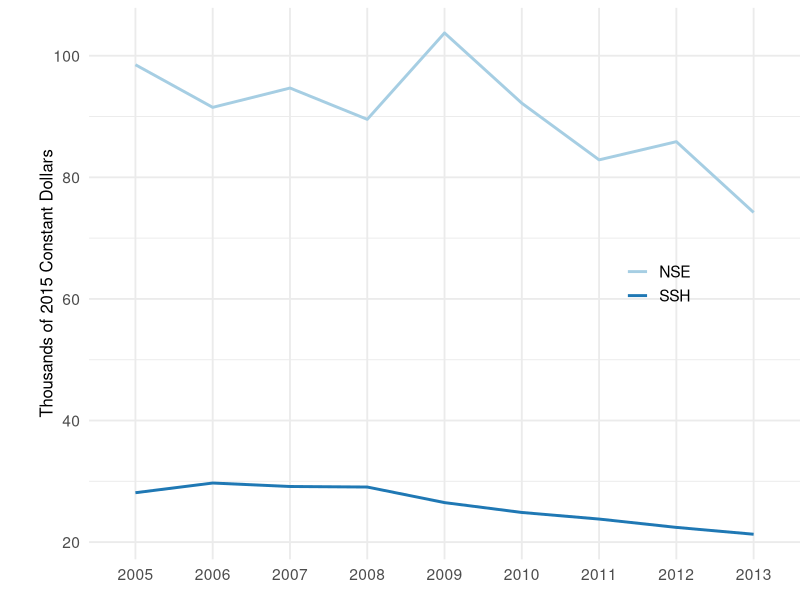
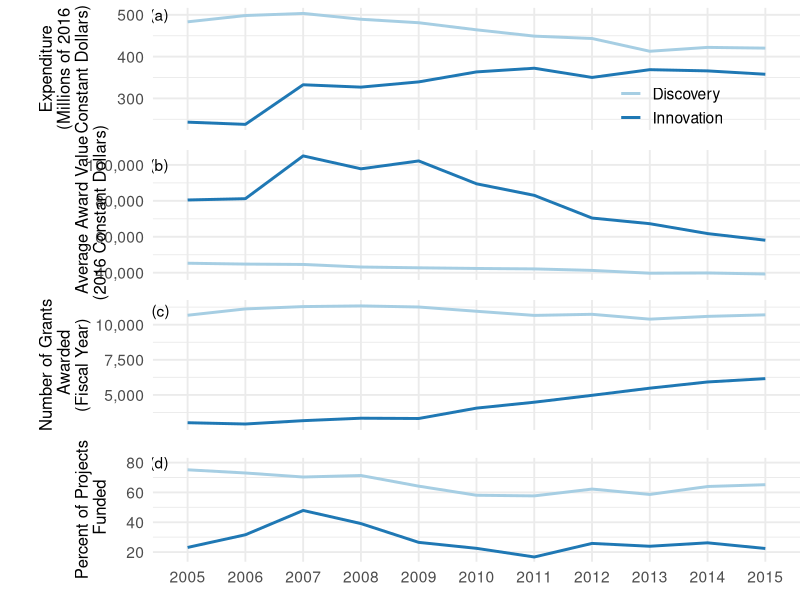
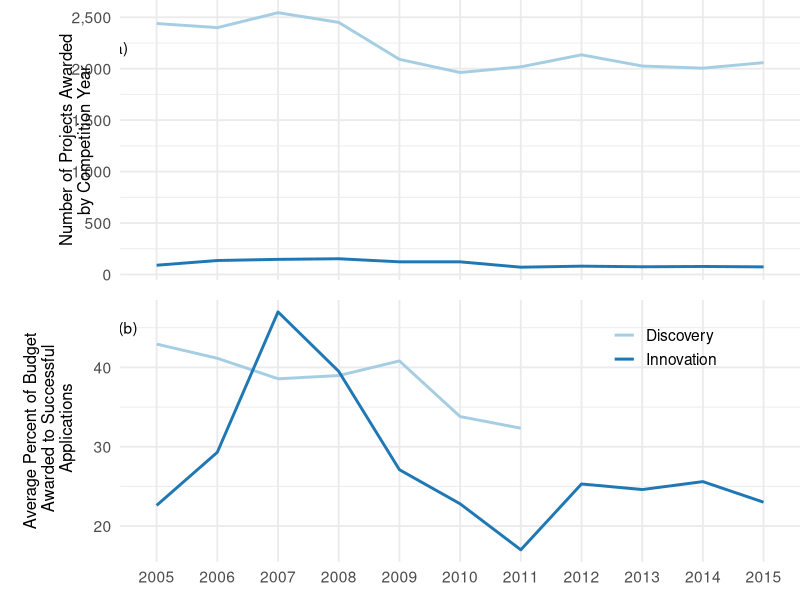
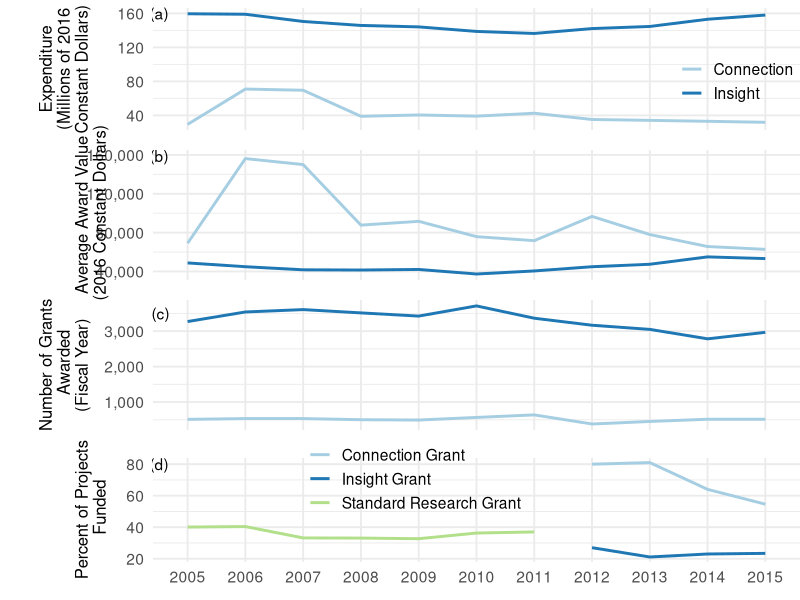
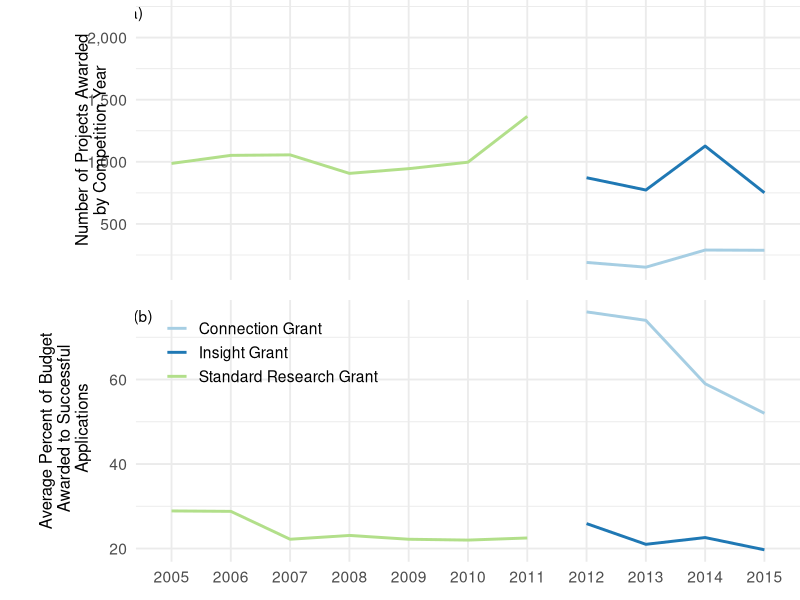
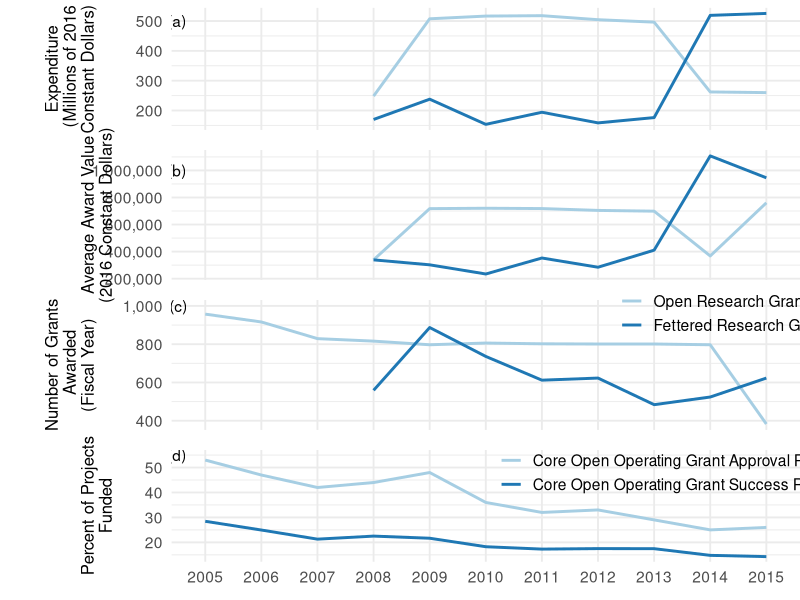

Reproduce these figures in R, in order.

### creating plots for Megan Dodd + Julia Baum for global young academy document
require(tidyr); require(scales); require(gridExtra); require(RColorBrewer); require(ggplot2); require(cowplot)


setwd("/Users/jpwrobinson/Google_Drive/R_PROJECTS_DATA/VISUALISATIONS/global-young-academy-gdp")
setwd("/Users/IMAC3/Google\ Drive/R_PROJECTS_DATA/VISUALISATIONS/global-young-academy-gdp")
setwd("/Users/kristinatietjen/Documents/git_hub/gya-research")
theme_set(theme_minimal(base_size=14))

palette(brewer.pal(n=8, name="Dark2"))

## read in data
dat1<-read.csv("data/from_James/part5-international-july/aug11/NSERC_grants_10Apr.csv", check.names=FALSE)
dat2<-read.csv("data/from_James/part5-international-july/aug11/SSHRC_grants_apr10.csv", check.names=FALSE)
dat3<-read.csv("data/from_James/part5-international-july/aug11/NSERC_success.csv", check.names=FALSE)
dat4<-read.csv("data/from_James/part5-international-july/aug11/SSHRC_success.csv", check.names=FALSE)
dat5<-read.csv("data/from_James/part5-international-july/aug11/CIHR_grants_Apr17.csv", check.names=FALSE)
dat6<-read.csv("data/from_James/part5-international-july/aug11/CIHR_success.csv", check.names=FALSE)
dat7<-read.csv("data/from_James/part5-international-july/aug11/highered_researchers.csv", check.names=FALSE)

#pdf(file="figures/GYA_agencydata_apr10_2017.pdf", height=7, width=11)
# png(file="figures/GYA_agencydata_aug11_2016.png", pointsize=20,height=900, width=1500)
#-----------------------#-----------------------#-----------------------
	#----------------------- GRAPH 1 #-----------------------
#-----------------------#-----------------------#-----------------------

# NSERC

#jpeg(file="figures/jpeg/apr2017/GYA_agencydata_3.1_apr10_2017.jpeg")


dat1<-gather(dat1,  Year, value, -panel, -Type)
dat1$value<-as.numeric(dat1$value)


ylabel <- "Expenditure\n (Millions of 2016 \nConstant Dollars)"
n1<-ggplot(dat1[dat1$panel=='top',], aes(Year, value, col=Type, group=Type)) + 
  geom_line(size=1) + #scale_x_continuous(breaks=NULL) + 
  labs(x="", y=ylabel) + 
  theme(legend.title=element_blank(),
  	plot.margin=unit(c(0.2,0,-0.2,0.8), "cm"),
  	 axis.title.y=element_text(hjust=0.5, vjust=-1,size=12),
  	 axis.text.x=element_blank(),
  	 strip.background = element_blank(),
  	 legend.position=c(0.8,0.2),
       strip.text.x = element_blank())  +
  scale_y_continuous(labels=comma) +
  scale_colour_manual(values=c(brewer.pal(2, name="Paired")), labels=c("Discovery", "Innovation"))+
    annotate("text", "2005", 500, label="(a)", hjust=2) 
  # facet_wrap(~Type, scales="free")+
  # guides(col=FALSE)

ylabel <- "Average Award Value\n (2016 Constant Dollars)"
n2<-ggplot(dat1[dat1$panel=='mid',], aes(Year, value, col=Type, group=Type)) + 
  geom_line(size=1) + #scale_x_continuous(breaks=NULL) + 
  labs(x="", y=ylabel) + 
  theme(legend.title=element_blank(),
  	plot.margin=unit(c(0,0,-0.2,0.45), "cm"),
  	 axis.title.y=element_text(hjust=0.5, vjust=-1,size=12),
  	 axis.text.x=element_blank(),
  	 strip.background = element_blank(),
  	 legend.position=c(0.8,0.8),
       strip.text.x = element_blank())  +
  scale_y_continuous(labels=comma)+
  scale_colour_manual(values=c(brewer.pal(2, name="Paired")))+
    annotate("text", "2005", 100000, label="(b)", hjust=2) +
  # facet_wrap(~Type, scales="free")+
  guides(col=FALSE)

ylabel <- "Number of Grants\n Awarded\n(Fiscal Year)"
n3<-ggplot(dat1[dat1$panel=='bot',], aes(Year, value, col=Type, group=Type)) + 
  geom_line(size=1) + #scale_x_continuous(breaks=NULL) + 
  labs(x="", y=ylabel) + 
  theme(legend.title=element_blank(),
  	plot.margin=unit(c(0,0,-0.2,0.2), "cm"),
  	 axis.title.y=element_text(hjust=0.5, vjust=-1,size=12),
  	 #axis.text.x=element_text(angle=0),
  	axis.text.x=element_blank(),
  	 strip.background = element_blank(),
  	 legend.position=c(0.8,0.1),
       strip.text.x = element_blank())  +
  scale_y_continuous(labels=comma)+
  scale_colour_manual(values=c(brewer.pal(2, name="Paired")))+
    annotate("text", "2005", 11000, label="(c)", hjust=2) +
  # facet_wrap(~Type, scales="free")+
  guides(col=FALSE)

#print(grid.arrange(g1, g2, g3, nrow=3))

#dev.off()

#-----------------------#-----------------------#-----------------------
#----------------------- GRAPH 2 #-----------------------
#-----------------------#-----------------------#-----------------------

# NSERC grants success

dat3<-read.csv("data/from_James/part5-international-july/aug11/NSERC_success.csv", check.names=FALSE)
dat3<-gather(dat3,  Year, value, -panel, -Type)
dat3$value<-as.numeric(dat3$value)
#dat3$star<-"nostar"
#dat3$star[dat3$Type=="Discovery Grants Success Rate" & dat3$Year%in%c('2012', '2013', '2014', '2015')]<-'star'
#dat3$star[dat3$Type=="Discovery Grants Number of Awards" & dat3$value%in%c(2135, 2026, 2005, 2059)]<-'star'



ylabel <- "Percent of Projects\n Funded"
n4<-ggplot(dat3[dat3$panel=='top',], aes(Year, value, col=Type, group=Type)) + 
  geom_line(size=1) + #scale_x_continuous(breaks=NULL) + 
  #geom_point(data=dat3[dat3$panel=='top' & dat3$star=='star',], aes(Year, value), col='red', shape=8)+
  labs(x="", y=ylabel) + 
  theme(legend.title=element_blank(),
        plot.margin=unit(c(0.2,0,-0.2,0.4), "cm"),
        axis.title.y=element_text(hjust=0.5, vjust=-1,size=12),
        #axis.text.x=element_blank(),
        axis.text.x=element_text(angle=0),
        strip.background = element_blank(),
        legend.position=c(0.9,0.4),
        strip.text.x = element_blank())  +
  scale_y_continuous(labels=comma) +
  scale_colour_manual(values=c(brewer.pal(2, name="Paired")), labels=c("Discovery", "Innovation"))+
  annotate("text", "2005", 80, label="(d)", hjust=2) +
# facet_wrap(~Type, scales="free")+
 guides(col=FALSE)

ylabel <- "Number of Projects Awarded\nby Competition Year"
n5<-ggplot(dat3[dat3$panel=='mid',], aes(Year, value, col=Type, group=Type)) + 
  geom_line(size=1) + #scale_x_continuous(breaks=NULL) + 
  #geom_point(data=dat3[dat3$panel=='mid' & dat3$star=='star',], aes(Year, value), col='red', shape=8)+
  labs(x="", y=ylabel) + 
  theme(legend.title=element_blank(),
        plot.margin=unit(c(0,0,-0.2,0.3), "cm"),
        axis.title.y=element_text(hjust=0.5, vjust=-1,size=12),
        axis.text.x=element_blank(),
        strip.background = element_blank(),
        legend.position=c(0.8,0.8),
        strip.text.x = element_blank())  +
  scale_y_continuous(labels=comma)+
  scale_colour_manual(values=c(brewer.pal(2, name="Paired")))+
  annotate("text", "2005", 2200, label="(a)", hjust=2.5) +
  # facet_wrap(~Type, scales="free")+
  guides(col=FALSE)

ylabel <- "Average Percent of Budget\n Awarded to Successful\n Applications"
n6<-ggplot(dat3[dat3$panel=='bot',], aes(Year, value, col=Type, group=Type)) + 
  geom_line(size=1) + #scale_x_continuous(breaks=NULL) + 
  labs(x="", y=ylabel) + 
  theme(legend.title=element_blank(),
        plot.margin=unit(c(0,0,-0.2,0.4), "cm"),
        axis.title.y=element_text(hjust=0.5, vjust=-1,size=12),
        axis.text.x=element_text(angle=0),
        strip.background = element_blank(),
        legend.position=c(0.8,0.82),
        strip.text.x = element_blank())  +
  scale_y_continuous(labels=comma)+
  scale_colour_manual(values=c(brewer.pal(2, name="Paired")), labels=c("Discovery", "Innovation"))+
  annotate("text", "2005", 45, label="(b)", hjust=2) #+
  # facet_wrap(~Type, scales="free")+
  #guides(col=FALSE)

library("cowplot")
#print(grid.arrange(g1, g2, g3, nrow=3))
#print(grid.arrange(n1, n2, n3, n4, heights=c(0.25,0.25,0.25,0.25), nrow=4))

pdf(file="figures/from_James/GYA_agencydata_3.1_4panels_apr29_2017.pdf", height=7, width=11)
plot_grid(n1, n2, n3, n4, align = "v", nrow = 4, rel_heights = c(1/4, 1/4, 1/4, 1/4))
dev.off()


pdf(file="figures/from_James/GYA_agencydata_b1_apr29_2017.pdf", height=7, width=11)
plot_grid(n5,n6, align="v", nrow = 2, rel_heights = c(1/2, 1/2))

dev.off()


#-----------------------#-----------------------#-----------------------
	#----------------------- GRAPH 3 #-----------------------
#-----------------------#-----------------------#-----------------------

# SSHRC
#pdf(file="figures/GYA_agencydata_3.2_apr10_2017.pdf", height=7, width=11)


dat2<-gather(dat2,  Year, value, -panel, -Type)
dat2$value<-as.numeric(dat2$value)


ylabel <- "Expenditure\n (Millions of 2016 \nConstant Dollars)"
s1<-ggplot(dat2[dat2$panel=='top',], aes(Year, value, col=Type, group=Type)) + 
  geom_line(size=1) + #scale_x_continuous(breaks=NULL) + 
  labs(x="", y=ylabel) + 
  theme(legend.title=element_blank(),
  	plot.margin=unit(c(0.2,0,-0.2,0.8), "cm"),
  	 axis.title.y=element_text(hjust=0.5, vjust=-1,size=12),
  	 axis.text.x=element_blank(),
  	 strip.background = element_blank(),
  	 legend.position=c(0.9,0.4),
       strip.text.x = element_blank())  +
  scale_y_continuous(labels=comma) +
  scale_colour_manual(values=c(brewer.pal(2, name="Paired")), labels=c("Connection", "Insight"))+
    annotate("text", "2005", 160, label="(a)", hjust=2) 
  # facet_wrap(~Type, scales="free")+
  # guides(col=FALSE)

ylabel <- "Average Award Value\n (2016 Constant Dollars)"
s2<-ggplot(dat2[dat2$panel=='mid',], aes(Year, value, col=Type, group=Type)) + 
  geom_line(size=1) + #scale_x_continuous(breaks=NULL) + 
  labs(x="", y=ylabel) + 
  theme(legend.title=element_blank(),
  	plot.margin=unit(c(0,0,-0.2,0.45), "cm"),
  	 axis.title.y=element_text(hjust=0.5, vjust=-1,size=12),
  	 axis.text.x=element_blank(),
  	 strip.background = element_blank(),
  	 legend.position=c(0.8,0.8),
       strip.text.x = element_blank())  +
  scale_y_continuous(labels=comma)+
  scale_colour_manual(values=c(brewer.pal(2, name="Paired")))+
    annotate("text", "2005", 159000, label="(b)", hjust=2) +
  # facet_wrap(~Type, scales="free")+
  guides(col=FALSE)

ylabel <- "Number of Grants\n Awarded\n(Fiscal Year)"
s3<-ggplot(dat2[dat2$panel=='bot',], aes(Year, value, col=Type, group=Type)) + 
  geom_line(size=1) + #scale_x_continuous(breaks=NULL) + 
  labs(x="", y=ylabel) + 
  theme(legend.title=element_blank(),
  	plot.margin=unit(c(0,0,-0.2,0.4), "cm"),
  	 axis.title.y=element_text(hjust=0.5, vjust=-1,size=12),
  	 axis.text.x=element_blank(),
  	 strip.background = element_blank(),
  	 legend.position=c(0.8,0.1),
       strip.text.x = element_blank())  +
  scale_y_continuous(labels=comma)+
  scale_colour_manual(values=c(brewer.pal(2, name="Paired")))+
    annotate("text", "2005", 3500, label="(c)", hjust=2) +
  # facet_wrap(~Type, scales="free")+
  guides(col=FALSE)


#print(grid.arrange(s1, s2, s3, nrow=3))

#dev.off()


#-----------------------#-----------------------#-----------------------
#----------------------- GRAPH 4 #-----------------------
#-----------------------#-----------------------#-----------------------

# SSHRC grant success

dat4<-read.csv("data/from_James/part5-international-july/aug11/SSHRC_success.csv", header=TRUE, check.names=FALSE)
dat4<-gather(dat4,  Year, value, -panel, -Type)


dat4$value <- sapply(dat4$value, as.character)
dat4$value[is.na(dat4$value)] <- " "

dat4$value<-as.numeric(dat4$value)

#dat3$star<-"nostar"
#dat3$star[dat3$Type=="Discovery Grants Success Rate" & dat3$Year%in%c('2012', '2013', '2014', '2015')]<-'star'
#dat3$star[dat3$Type=="Discovery Grants Number of Awards" & dat3$value%in%c(2135, 2026, 2005, 2059)]<-'star'


ylabel <- "Percent of Projects\n Funded"
s4<-ggplot(dat4[dat4$panel=='top',], aes(Year, value, col=Type, group=Type)) + 
  geom_line(size=1) + #scale_x_continuous(breaks=NULL) + 
  labs(x="", y=ylabel) + 
  theme(legend.title=element_blank(),
        plot.margin=unit(c(0.2,0,-0.2,0.8), "cm"),
        axis.title.y=element_text(hjust=0.5, vjust=-1,size=12),
        axis.text.x=element_text(angle=0),
        strip.background = element_blank(),
        legend.position=c(0.4,0.8),
        strip.text.x = element_blank())  +
  scale_y_continuous(labels=comma) +
  scale_colour_manual(values=c(brewer.pal(2, name="Paired")), labels=c("Connection Grant", "Insight Grant", "Standard Research Grant"))+
  annotate("text", "2005", 80, label="(d)", hjust=2) 
# facet_wrap(~Type, scales="free")+
# guides(col=FALSE)


ylabel <- "Number of Projects Awarded\nby Competition Year"
s5<-ggplot(dat4[dat4$panel=='mid',], aes(Year, value, col=Type, group=Type)) + 
  geom_line(size=1) + #scale_x_continuous(breaks=NULL) + 
  #geom_point(data=dat4[dat4$panel=='mid' & dat4$star=='star',], aes(Year, value), col='red', shape=8)+
  labs(x="", y=ylabel) + 
  theme(legend.title=element_blank(),
        plot.margin=unit(c(0,0,-0.2,0.3), "cm"),
        axis.title.y=element_text(hjust=0.5, vjust=-1,size=12),
        axis.text.x=element_blank(),
        strip.background = element_blank(),
        legend.position=c(0.5,0.5),
        strip.text.x = element_blank())  +
  scale_y_continuous(labels=comma)+
  scale_colour_manual(values=c(brewer.pal(2, name="Paired")), labels=c("Connection Grant", "Insight Grant", "Standard Research Grant"))+
  annotate("text", "2005", 2200, label="(a)", hjust=2.5) +
  # facet_wrap(~Type, scales="free")+
  guides(col=FALSE)


ylabel <- "Average Percent of Budget\n Awarded to Successful\n Applications"
s6<-ggplot(dat4[dat4$panel=='bot',], aes(Year, value, col=Type, group=Type)) + 
  geom_line(size=1) + #scale_x_continuous(breaks=NULL) + 
  labs(x="", y=ylabel) + 
  theme(legend.title=element_blank(),
        plot.margin=unit(c(0,0,-0.2,0.8), "cm"),
        axis.title.y=element_text(hjust=0.5, vjust=-1,size=12),
        axis.text.x=element_text(angle=0),
        strip.background = element_blank(),
        legend.position=c(0.2,0.8),
        strip.text.x = element_blank())  +
  scale_y_continuous(labels=comma)+
  scale_colour_manual(values=c(brewer.pal(2, name="Paired")), labels=c("Connection Grant", "Insight Grant", "Standard Research Grant"))+
  annotate("text", "2005", 75, label="(b)", hjust=2) #+
  # facet_wrap(~Type, scales="free")+
  #guides(col=FALSE)


#print(grid.arrange(s4, s5, nrow=2))

pdf(file="figures/from_James/GYA_agencydata_3.2_4panels_may1_2017.pdf", height=7, width=11)
#print(grid.arrange(s1, s2, s3,s4, nrow=4))
plot_grid(s1, s2, s3, s4, align = "v", nrow = 4, rel_heights = c(1/4, 1/4, 1/4, 1/4))
dev.off()

pdf(file="figures/from_James/GYA_agencydata_b2_may1_2017.pdf", height=7, width=11)
plot_grid(s5, s6, align = "v", nrow = 2, rel_heights = c(1/2, 1/2))
dev.off()

#-----------------------#-----------------------#-----------------------
	#----------------------- GRAPH 5 #-----------------------
#-----------------------#-----------------------#-----------------------

# CIHR grants


pdf(file="figures/from_James/GYA_agencydata_3.3_apr29_2017.pdf", height=7, width=11)

dat5<-gather(dat5,  Year, value, -panel, -Type)
dat5$value<-as.numeric(dat5$value)


ylabel <- "Expenditure\n (Millions of 2016\nConstant Dollars)"
g1<-ggplot(dat5[dat5$panel=='top',], aes(Year, value, col=Type, group=Type)) + 
  geom_line(size=1) + #scale_x_continuous(breaks=NULL) + 
  labs(x="", y=ylabel) + 
  theme(legend.title=element_blank(),
  	plot.margin=unit(c(0.2,0,-0.2,0.5), "cm"),
  	 axis.title.y=element_text(hjust=0.5, vjust=-1,size=12),
  	 axis.text.x=element_blank(),
  	 strip.background = element_blank(),
  	 legend.position=c(0.9,0.4),
       strip.text.x = element_blank())  +
  scale_y_continuous(labels=comma) +
    annotate("text", "2005", 500, label="(a)", hjust=2) +
    scale_colour_manual(values=c(brewer.pal(2, name="Paired")))+
  # facet_wrap(~Type, scales="free")+
  guides(col=FALSE)

ylabel <- "Average Award Value\n(2016 Constant Dollars)"
g2<-ggplot(dat5[dat5$panel=='mid',], aes(Year, value, col=Type, group=Type)) + 
  geom_line(size=1) + #scale_x_continuous(breaks=NULL) + 
  labs(x="", y=ylabel) + 
  theme(legend.title=element_blank(),
  	plot.margin=unit(c(0,0,-0.2,0.15), "cm"),
  	 axis.title.y=element_text(hjust=0.5, vjust=-1,size=12),
  	 axis.text.x=element_blank(),
  	 strip.background = element_blank(),
  	 legend.position=c(0.8,0.8),
       strip.text.x = element_blank())  +
  scale_y_continuous(labels=comma)+
  scale_colour_manual(values=c(brewer.pal(2, name="Paired")))+
    annotate("text", "2005", 1000000, label="(b)", hjust=2) +
  # facet_wrap(~Type, scales="free")+
  guides(col=FALSE)

ylabel <- "Number of Grants\n Awarded\n(Fiscal Year)"
g3<-ggplot(dat5[dat5$panel=='bot',], aes(Year, value, col=Type, group=Type)) + 
  geom_line(size=1) + #scale_x_continuous(breaks=NULL) + 
  labs(x="", y=ylabel) + 
  theme(legend.title=element_blank(),
  	plot.margin=unit(c(0,0,-0.2,0.45), "cm"),
  	 axis.title.y=element_text(hjust=0.5, vjust=-1,size=12),
  	 axis.text.x=element_blank(),
  	 strip.background = element_blank(),
  	 legend.position=c(0.88,0.9),
       strip.text.x = element_blank())  +
  scale_y_continuous(labels=comma)+
  scale_colour_manual(values=c(brewer.pal(2, name="Paired")))+
    annotate("text", "2005", 1000, label="(c)", hjust=2) +
  # facet_wrap(~Type, scales="free")+
scale_colour_manual(values=c(brewer.pal(2, name="Paired")), labels=c("Open Research Grants", "Fettered Research Grants"))




#-----------------------#-----------------------#-----------------------
	#----------------------- GRAPH 6 #-----------------------
#-----------------------#-----------------------#-----------------------

# CIHR grant success


dat6<-gather(dat6,  Year, value, -Type)
dat6$value<-as.numeric(dat6$value)


ylabel <- "Percent of Projects\nFunded"
g4<-ggplot(dat6, aes(Year, value, col=Type, group=Type)) + 
  geom_line(size=1) + #scale_x_continuous(breaks=NULL) + 
  labs(x="", y=ylabel) + 
  theme(legend.title=element_blank(),
  	plot.margin=unit(c(0,0,-0.2,0.95), "cm"),
  	 axis.title.y=element_text(hjust=0.5, vjust=-1,size=12),
  	 axis.text.x=element_text(angle=0),
  	 strip.background = element_blank(),
  	 legend.position=c(0.8,0.8),
       strip.text.x = element_blank())  +
  scale_y_continuous(labels=comma) +
  scale_colour_manual(values=c(brewer.pal(2, name="Paired")), labels=c("Core Open Operating Grant Approval Rate (%)", "Core Open Operating Grant Success Rate (%)"))+
    annotate("text", "2005", 55, label="(d)", hjust=2) 
  # facet_wrap(~Type, scales="free")+
  # guides(col=FALSE)


#print(grid.arrange(g1, g2, g3,g4, nrow=4))
plot_grid(g1, g2, g3, g4, align = "v", nrow = 4, rel_heights = c(1/4, 1/4, 1/4, 1/4))

dev.off()
#-----------------------#-----------------------#-----------------------
  #----------------------- GRAPH 7 #-----------------------
#-----------------------#-----------------------#-----------------------
dat7<-read.csv("data/from_James/part5-international-july/aug11/highered_researchers.csv", check.names=FALSE)

dat7<-gather(dat7,  Year, value, -type)
dat7$value<-as.numeric(dat7$value)


ylabel <- "Thousands of 2015 Constant Dollars"
g<-ggplot(dat7, aes(Year, value, col=type, group=type)) + 
  geom_line(size=1) + #scale_x_continuous(breaks=NULL) + 
  labs(x="", y=ylabel) + 
  theme(legend.title=element_blank(),
    plot.margin=unit(c(0.2,0,-0.2,0.8), "cm"),
     axis.title.y=element_text(hjust=0.5, vjust=-1,size=12),
     # axis.text.x=element_blank(),
     strip.background = element_blank(),
     legend.position=c(0.8,0.5),
       strip.text.x = element_blank())  +
  scale_y_continuous(labels=comma) +
  scale_colour_manual(values=c(brewer.pal(2, name="Paired")), labels=c("NSE", "SSH"))
    # annotate("text", "2005", 55, label="(a)", hjust=2) 
  # facet_wrap(~type, scales="free")+
  # guides(col=FALSE)
print(g)



dev.off()
